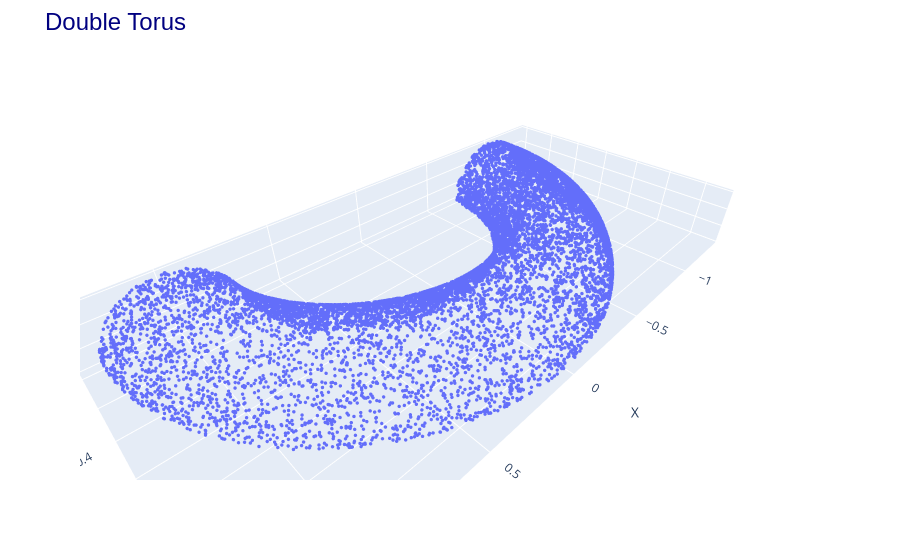

Notebook cell for this chart:
### Code cell
torus_data = util.generate_quarter_torus(10000)
torus_data_test = util.generate_quarter_torus(10000)
util.plot3d([(torus_data, "torus data")], title="Double Torus")

### Figure 1 — Plotly figure (JSON) as saved in the notebook; plotly's stock layout.template omitted (floating-point values rounded to 4 significant figures; data arrays with more than 128 entries replaced by an {"elided": "..."} marker saying what was removed)
{"data": [{"marker": {"size": 2}, "mode": "markers", "name": "torus data", "type": "scatter3d", "x": {"elided": "10000 float values"}, "y": {"elided": "10000 float values"}, "z": {"elided": "10000 float values"}}], "layout": {"margin": {"t": 60}, "scene": {"aspectmode": "data", "xaxis": {"title": {"text": "X"}}, "yaxis": {"title": {"text": "Y"}}, "zaxis": {"title": {"text": "Z"}}}, "title": {"font": {"color": "navy", "family": "Arial", "size": 24}, "text": "Double Torus"}}}
